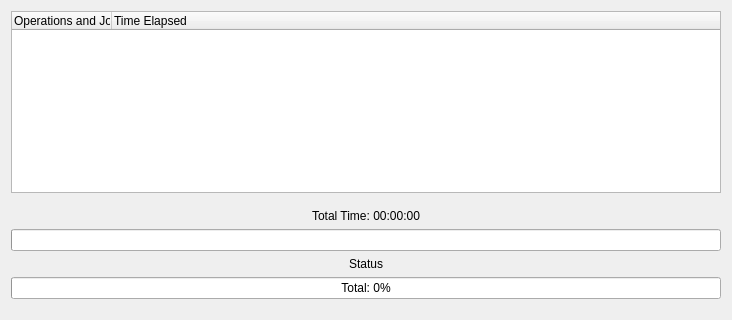
<?xml version="1.0" encoding="UTF-8"?>
<ui version="4.0">
 <class>ApplyProgressDialogWidgetBase</class>
 <widget class="QWidget" name="ApplyProgressDialogWidgetBase">
  <property name="geometry">
   <rect>
    <x>0</x>
    <y>0</y>
    <width>732</width>
    <height>320</height>
   </rect>
  </property>
  <property name="minimumSize">
   <size>
    <width>720</width>
    <height>320</height>
   </size>
  </property>
  <layout class="QVBoxLayout" name="verticalLayout">
   <item>
    <widget class="QTreeWidget" name="m_TreeTasks">
     <property name="selectionMode">
      <enum>QAbstractItemView::NoSelection</enum>
     </property>
     <property name="wordWrap">
      <bool>true</bool>
     </property>
     <property name="columnCount">
      <number>2</number>
     </property>
     <column>
      <property name="text">
       <string>Operations and Jobs</string>
      </property>
     </column>
     <column>
      <property name="text">
       <string>Time Elapsed</string>
      </property>
     </column>
    </widget>
   </item>
   <item>
    <spacer name="verticalSpacer">
     <property name="orientation">
      <enum>Qt::Vertical</enum>
     </property>
     <property name="sizeType">
      <enum>QSizePolicy::Fixed</enum>
     </property>
     <property name="sizeHint" stdset="0">
      <size>
       <width>20</width>
       <height>10</height>
      </size>
     </property>
    </spacer>
   </item>
   <item>
    <layout class="QHBoxLayout" name="horizontalLayout">
     <item>
      <widget class="QLabel" name="m_LabelTime">
       <property name="text">
        <string>Total Time: 00:00:00</string>
       </property>
       <property name="alignment">
        <set>Qt::AlignCenter</set>
       </property>
       <property name="textInteractionFlags">
        <set>Qt::LinksAccessibleByMouse|Qt::TextSelectableByKeyboard|Qt::TextSelectableByMouse</set>
       </property>
      </widget>
     </item>
    </layout>
   </item>
   <item>
    <layout class="QVBoxLayout" name="m_MainLayout">
     <item>
      <widget class="QProgressBar" name="m_ProgressSub">
       <property name="format">
        <string>Operation: %p%</string>
       </property>
      </widget>
     </item>
     <item>
      <widget class="QLabel" name="m_LabelStatus">
       <property name="enabled">
        <bool>true</bool>
       </property>
       <property name="text">
        <string>Status</string>
       </property>
       <property name="alignment">
        <set>Qt::AlignCenter</set>
       </property>
       <property name="textInteractionFlags">
        <set>Qt::LinksAccessibleByMouse|Qt::TextSelectableByKeyboard|Qt::TextSelectableByMouse</set>
       </property>
      </widget>
     </item>
     <item>
      <widget class="QProgressBar" name="m_ProgressTotal">
       <property name="value">
        <number>0</number>
       </property>
       <property name="format">
        <string>Total: %p%</string>
       </property>
      </widget>
     </item>
    </layout>
   </item>
   <item>
    <spacer name="verticalSpacer_2">
     <property name="orientation">
      <enum>Qt::Vertical</enum>
     </property>
     <property name="sizeType">
      <enum>QSizePolicy::Fixed</enum>
     </property>
     <property name="sizeHint" stdset="0">
      <size>
       <width>20</width>
       <height>10</height>
      </size>
     </property>
    </spacer>
   </item>
  </layout>
 </widget>
 <resources/>
 <connections/>
</ui>
